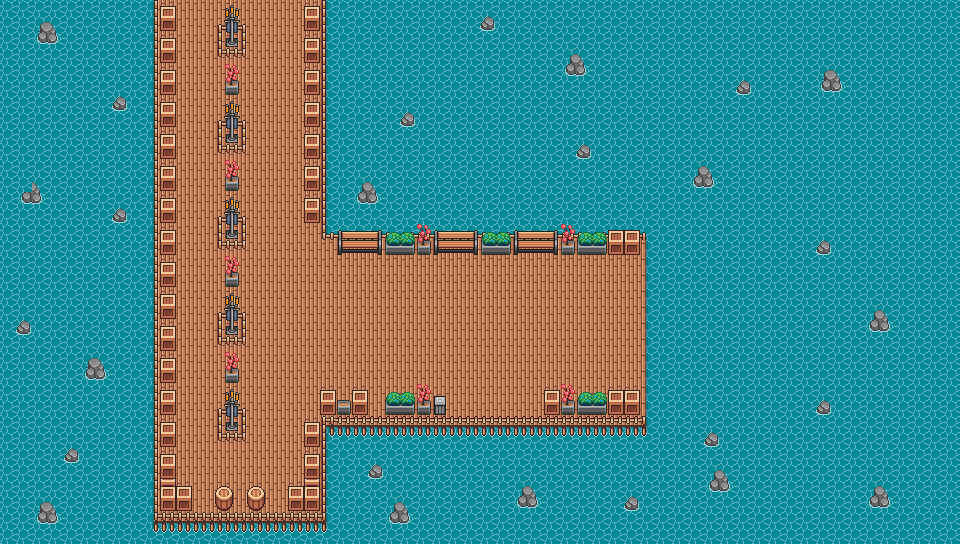

Rendered tile map (Tiled .tmx) drawn with the repository's tilesets; below, a short description and the map source with its tile grids summarised:
An orthogonal 60x34 tile map with 16x16 px tiles, 7 tile layers (Sea, Rocks, Harbour, Harbour lines, ...) and 60 objects.

<map version="1.10" tiledversion="1.11.2" orientation="orthogonal" renderorder="right-down" width="60" height="34" tilewidth="16" tileheight="16" infinite="0" nextlayerid="16" nextobjectid="122">
 <tileset firstgid="1" source="Port Town Free.tsx" />
 <layer id="2" name="Sea" width="60" height="34">
  <data>[2040 cells, 2040 non-empty, 1 distinct tile ids]</data>
 </layer>
 <layer id="4" name="Rocks" width="60" height="34">
  <data>[2040 cells, 64 non-empty, 6 distinct tile ids]</data>
 </layer>
 <layer id="1" name="Harbour" width="60" height="34">
  <data>[2040 cells, 656 non-empty, 11 distinct tile ids]</data>
 </layer>
 <layer id="3" name="Harbour lines" width="60" height="34">
  <properties>
   <property name="Collision" type="bool" value="true" />
  </properties>
  <data>[2040 cells, 145 non-empty, 12 distinct tile ids]</data>
 </layer>
 <layer id="5" name="Harbour objects" width="60" height="34">
  <properties>
   <property name="Collision" type="bool" value="true" />
  </properties>
  <data>[2040 cells, 139 non-empty, 25 distinct tile ids]</data>
 </layer>
 <layer id="7" name="Harbour boxes 2" width="60" height="34">
  <properties>
   <property name="Collision" type="bool" value="true" />
  </properties>
  <data>[2040 cells, 69 non-empty, 9 distinct tile ids]</data>
 </layer>
 <layer id="6" name="Harbour boxes 1" width="60" height="34">
  <properties>
   <property name="Collision" type="bool" value="true" />
  </properties>
  <data>[2040 cells, 12 non-empty, 2 distinct tile ids]</data>
 </layer>
 <objectgroup id="15" name="Collision">
  <object id="57" x="319.75" y="388" width="17" height="28.25" />
  <object id="58" x="336.75" y="400.5" width="14.75" height="15.75" />
  <object id="59" x="351.75" y="390.25" width="16.5" height="25.25" />
  <object id="60" x="385.25" y="391.75" width="30" height="23.5" />
  <object id="61" x="418.25" y="400.25" width="12.75" height="14.75" />
  <object id="62" x="433.75" y="395.5" width="12.5" height="20.25" />
  <object id="63" x="303.5" y="421.5" width="16" height="25.25" />
  <object id="64" x="304.25" y="454" width="15.5" height="57" />
  <object id="65" x="288.5" y="486.25" width="15" height="24.25" />
  <object id="68" x="247" y="486.75" width="17.75" height="26" />
  <object id="69" x="215.75" y="486.5" width="16.75" height="26" />
  <object id="70" x="159.5" y="454" width="16.75" height="56.75" />
  <object id="71" x="176.25" y="486" width="16.25" height="24.75" />
  <object id="72" x="160.25" y="422" width="15.5" height="25.5" />
  <object id="73" x="159.5" y="390" width="16.5" height="25.25" />
  <object id="74" x="160" y="357.75" width="16.25" height="25.5" />
  <object id="76" x="646" y="233.5" width="11.75" height="193.25" />
  <object id="77" x="561.25" y="240.25" width="78.75" height="14.5" />
  <object id="78" x="514.75" y="230.5" width="42.75" height="9.5" />
  <object id="79" x="481" y="239" width="29.25" height="16" />
  <object id="80" x="435" y="229.5" width="44.25" height="10.25" />
  <object id="81" x="417" y="239.25" width="14.25" height="15.5" />
  <object id="82" x="385.5" y="239" width="29.25" height="16.25" />
  <object id="84" x="304" y="198" width="16.25" height="25.25" />
  <object id="85" x="304.25" y="166" width="15.25" height="24.75" />
  <object id="86" x="304" y="133.75" width="15" height="24.25" />
  <object id="87" x="303.75" y="102.5" width="14.75" height="24.5" />
  <object id="88" x="304.25" y="70.25" width="15.25" height="24.25" />
  <object id="89" x="304.5" y="37.5" width="14.25" height="24.75" />
  <object id="90" x="305" y="5.5" width="14.75" height="25" />
  <object id="91" x="320.25" y="-1" width="17.75" height="241" />
  <object id="92" x="151.333" y="0" width="8.66667" height="530.667" />
  <object id="93" x="150.667" y="510.667" width="172.667" height="18.6667" />
  <object id="94" x="219.091" y="24.7273" width="26.1818" height="32.1818" />
  <object id="95" x="224.909" y="80.1818" width="14.1818" height="14.7273" />
  <object id="96" x="218.545" y="120.545" width="27.2727" height="31.2727" />
  <object id="97" x="225.091" y="176.364" width="13.8182" height="14.3636" />
  <object id="98" x="218" y="216.182" width="27.6364" height="32.7273" />
  <object id="99" x="225.636" y="272.364" width="13.6364" height="14.7273" />
  <object id="100" x="218.364" y="313" width="28.1818" height="31.1364" />
  <object id="101" x="225.091" y="368.364" width="14.1818" height="14.3636" />
  <object id="102" x="218.182" y="409.432" width="28.1818" height="31.4773" />
  <object id="103" x="160.727" y="325.273" width="16" height="25.6364" />
  <object id="104" x="159.636" y="294" width="16.7273" height="25.4545" />
  <object id="105" x="159.818" y="261.636" width="16.7273" height="25.6364" />
  <object id="106" x="159.818" y="229.636" width="16.1818" height="25.6364" />
  <object id="107" x="160" y="198" width="16" height="25.0909" />
  <object id="108" x="159.273" y="164.909" width="16.9091" height="26.1818" />
  <object id="109" x="159.636" y="132.545" width="16.5455" height="26.7273" />
  <object id="110" x="159.455" y="101.455" width="16.3636" height="25.2727" />
  <object id="111" x="159.273" y="69.4545" width="16.3636" height="24.9091" />
  <object id="112" x="158.909" y="37.0909" width="17.2727" height="26.3636" />
  <object id="113" x="158.545" y="4.72727" width="17.6364" height="26.7273" />
  <object id="115" x="338" y="231" width="307.667" height="7.33333" />
  <object id="116" x="320.333" y="415.667" width="327.667" height="12" />
  <object id="117" x="320.333" y="415" width="9" height="115.667" />
  <object id="118" x="561" y="400" width="13.6667" height="14" />
  <object id="119" x="578.333" y="400.667" width="28.6667" height="14" />
  <object id="120" x="607.667" y="389.667" width="32" height="24.3333" />
  <object id="121" x="544.333" y="391" width="15.6667" height="23.3333" />
 </objectgroup>
</map>
